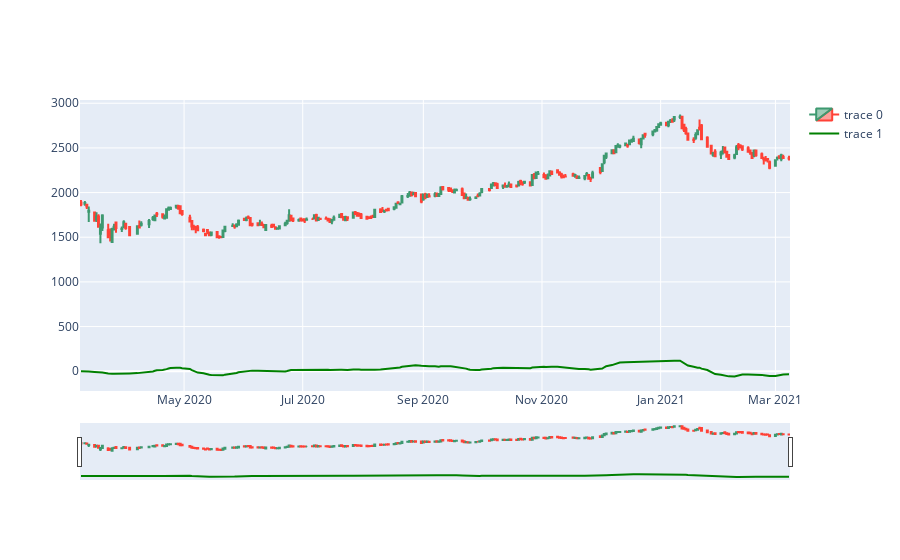

The notebook cell this image was saved under:
### Markdown cell above
### Moving Average Convergence Divergence

### Code cell
EMA_12 = df['Close'].ewm(span = 12).mean()
EMA_26 = df['Close'].ewm(span = 26).mean()
df['MACD'] = EMA_12 - EMA_26

df['ADX'] = ADX
print(ADX)

fig = go.Figure(data=[go.Candlestick(x=df.Date,
                                     open=df.Open, 
                                     high=df.High,
                                     low=df.Low,
                                     close=df.Close), 
                      go.Scatter(x=df.Date, y=df.MACD, line=dict(color='green', width=2))])

fig.show()

### Figure 1 — Plotly figure (JSON) as saved in the notebook; plotly's stock layout.template omitted (floating-point values rounded to 4 significant figures; data arrays with more than 128 entries replaced by an {"elided": "..."} marker saying what was removed)
{"data": [{"close": {"elided": "249 float values"}, "high": {"elided": "249 float values"}, "low": {"elided": "249 float values"}, "open": {"elided": "249 float values"}, "type": "candlestick", "x": {"elided": "249 str values"}}, {"line": {"color": "green", "width": 2}, "type": "scatter", "x": {"elided": "249 str values"}, "y": {"elided": "249 float values"}}], "layout": {}}
